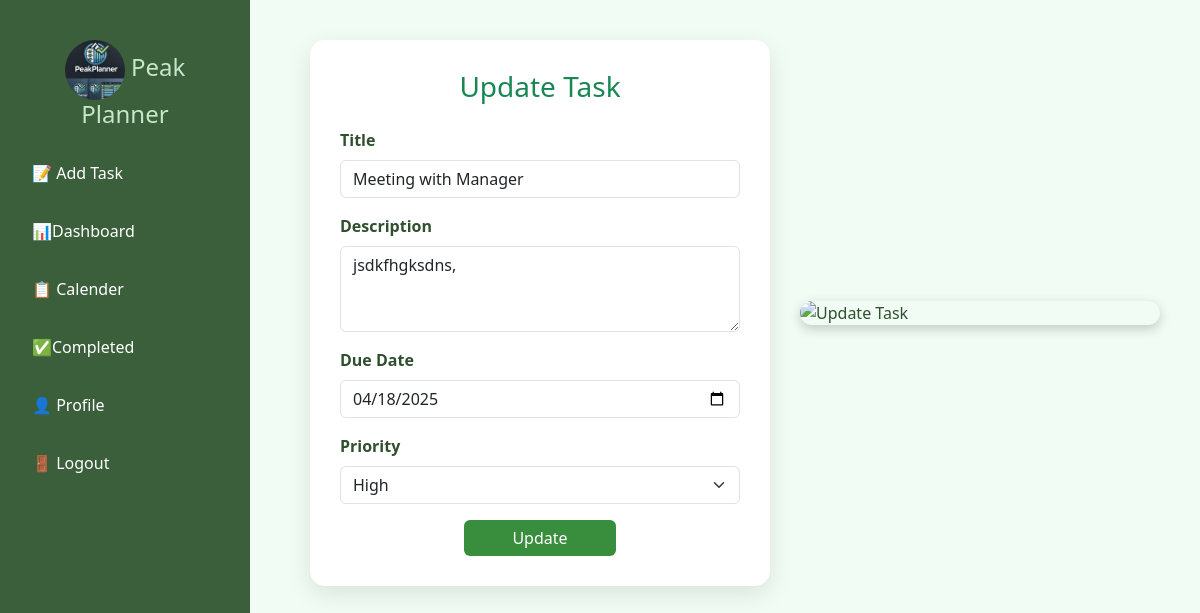
The page /dashboard/updatetask/1/ (signed in) on the database its author committed.
### DashboardApp/models.py (models this page shows, shortened)
class Task(models.Model):
    user = models.ForeignKey('main.AppUser', on_delete=models.CASCADE,null=True)
    id = models.AutoField(primary_key=True)
    task_title = models.CharField(unique=True,max_length=30)
    task_description = models.TextField(max_length=100)
    TASK_PRIORITY_CHOICES = [
    ('High', 'High'),
    ('Medium', 'Medium'),
    ('Low', 'Low'),
    ]
    status = models.CharField(
        max_length=20,
        choices=[("Pending", "Pending"), ("In Progress", "In Progress"), ("Completed", "Completed")],
        default="Pending"
    )
    task_priority = models.CharField(max_length=10, choices=TASK_PRIORITY_CHOICES, default='Medium')
    progress = models.PositiveIntegerField(default=0)
    start_date = models.DateField(auto_now_add=True)
    end_date = models.DateField()
    class Meta:
        permissions = [
            ("edit_task", "Can edit task"),
        ]

### DashboardApp/views.py (the view, shortened to what this page needs)
# urls.py: path('updatetask/<int:id>/',views.update_task_view,name="updatetask"),
def update_task_view(request, id):
    user = request.user
    if user.is_superuser:
        task = get_object_or_404(Task, id=id)
    elif not user.is_staff:  # regular user
        task = get_object_or_404(Task, id=id, user=user)
    else:
        return HttpResponseForbidden("You are not allowed to update tasks.")
    return render(request, 'update_task.html', {'task': task})

### DashboardApp/templates/update_task.html (shortened to what this page needs)
<!DOCTYPE html>
{% load static %}
<html lang="en">
<head>
    <link href="https://cdn.jsdelivr.net/npm/bootstrap@5.3.0/dist/css/bootstrap.min.css" rel="stylesheet">
</head>
<body>
<div class="wrapper">
    <div class="sidebar">
        <h4><h4><img src="{% static 'images/logo.jpg' %}" height="60px" width="60px" style="border-radius: 50px;"> Peak Planner</h4>
        <ul>
            <li><a href="{% url 'addtask' %}" class="text-white text-decoration-none d-block">📝 Add Task</a></li>
            <li><a href="{% url 'dashboard_page' %}" class="text-white text-decoration-none d-block">📊Dashboard</a></li>
            <li><a href="{% url 'taskcalender' %}" class="text-white text-decoration-none d-block">📋 Calender</a>
            </li>
            <li><a href="{% url 'completed_tasks' %}" class="text-white text-decoration-none d-block">✅Completed</a></li>
            <li><a href="{% url 'profile'%}"  class="text-white text-decoration-none d-block">👤 Profile</a></li>
        <li>
          <form action="{% url 'logout' %}" method="POST" style="margin: 0; padding: 0;">
              <button type="submit" style="background: none; border: none; color: white; text-decoration: none; padding: 0; display: block; width: 100%; text-align: left;">
                  🚪 Logout
              </button>
          </form>
      </li>
      </ul>
      </div>
    <div class="main-content">
        <div class="update-wrapper">
            <div class="update-form-container">
                <h3 class="text-center mb-4 text-success">Update Task</h3>
                <form method="POST">
                    <div class="mb-3">
                        <label for="title" class="form-label">Title</label>
                        <input type="text" class="form-control" name="title" value="{{ task.task_title }}" required>
                    </div>
                    <div class="mb-3">
                        <label for="description" class="form-label">Description</label>
                        <textarea class="form-control" name="description" rows="3" value="{{task.task_description}}" required >{{ task.task_description }}</textarea>
                    </div>
                    <div class="mb-3">
                        <label for="due_date" class="form-label">Due Date</label>
                        <input type="date" class="form-control" name="due_date" value="{{ task.end_date|date:'Y-m-d' }}" required>
                    </div>
                    <div class="mb-3">
                        <label for="priority" class="form-label">Priority</label>
                        <select class="form-select" name="priority" value="{{task.task_priority}}">
                            <option value="High" {% if task.task_priority == "High" %}selected{% endif %}>High</option>
                        </select>
                    </div>
                    <div class="text-center">
                        <button type="submit" class="btn btn-success px-5">Update</button>
                    </div>
                </form>
            </div>
            <div class="image-container">
                <img src="https://th.bing.com/th/id/OIP.thbEKsuFpO9pXzEqxPUybAHaHa?pid=ImgDet&w=206&h=206&c=7&dpr=1.1" alt="Update Task">
            </div>
        </div>
    </div>
</div>
</body>
</html>

### DashboardApp/templates/update_task.html (style rules this page uses)
body { background-color: #f1fdf4; color: #2f4f2f; }
.wrapper { display: flex; }
.sidebar { width: 250px; height: 100vh; background: #3a5f3a; padding: 20px; color: white; position: fixed; }
.sidebar h4 { text-align: center; margin-bottom: 20px; color: #c8e6c9; }
.sidebar ul { list-style: none; padding: 0; }
.sidebar ul li { padding: 12px; margin-bottom: 10px; border-radius: 5px; transition: background 0.3s; }
.sidebar ul li a { color: white; text-decoration: none; display: block; }
.main-content { margin-left: 270px; padding: 40px; width: 100%; }
.update-wrapper { display: flex; justify-content: center; align-items: stretch; gap: 30px; flex-wrap: wrap; }
.update-form-container { flex: 1 1 400px; background-color: #ffffff; padding: 30px; border-radius: 15px; box-shadow: 0 8px 24px rgba(0, 0, 0, 0.1); max-width: 600px; }
.form-label { font-weight: bold; }
.btn-success { background-color: #388e3c; border: none; }
.image-container { flex: 1 1 300px; max-width: 500px; display: flex; align-items: center; justify-content: center; }
.image-container img { width: 100%; border-radius: 20px; box-shadow: 0 4px 12px rgba(0, 0, 0, 0.2); }

### rows shown on the page
Task: title "Meeting with Manager", description "jsdkfhgksdns,", due_date "04/18/2025", priority "High"
